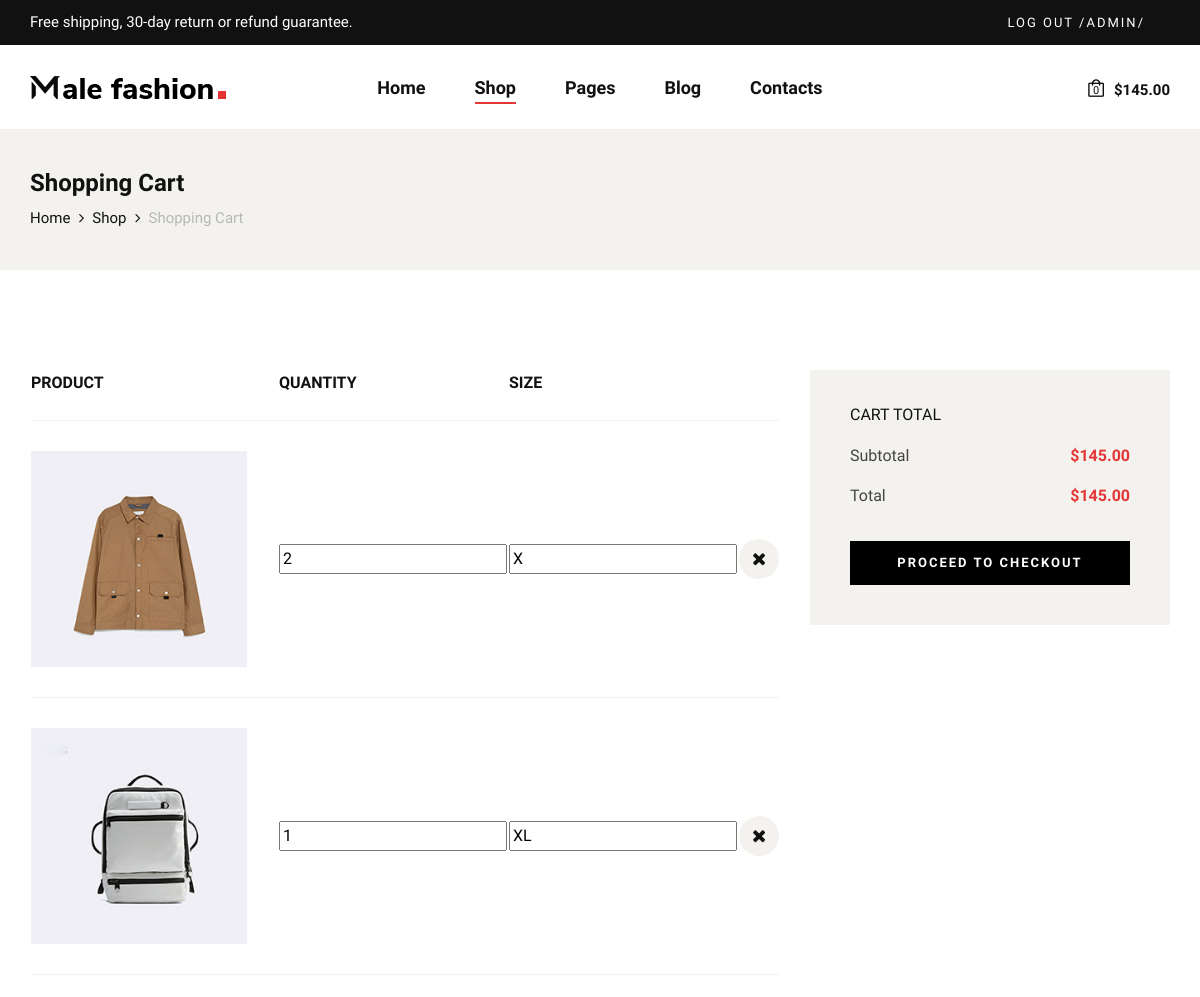
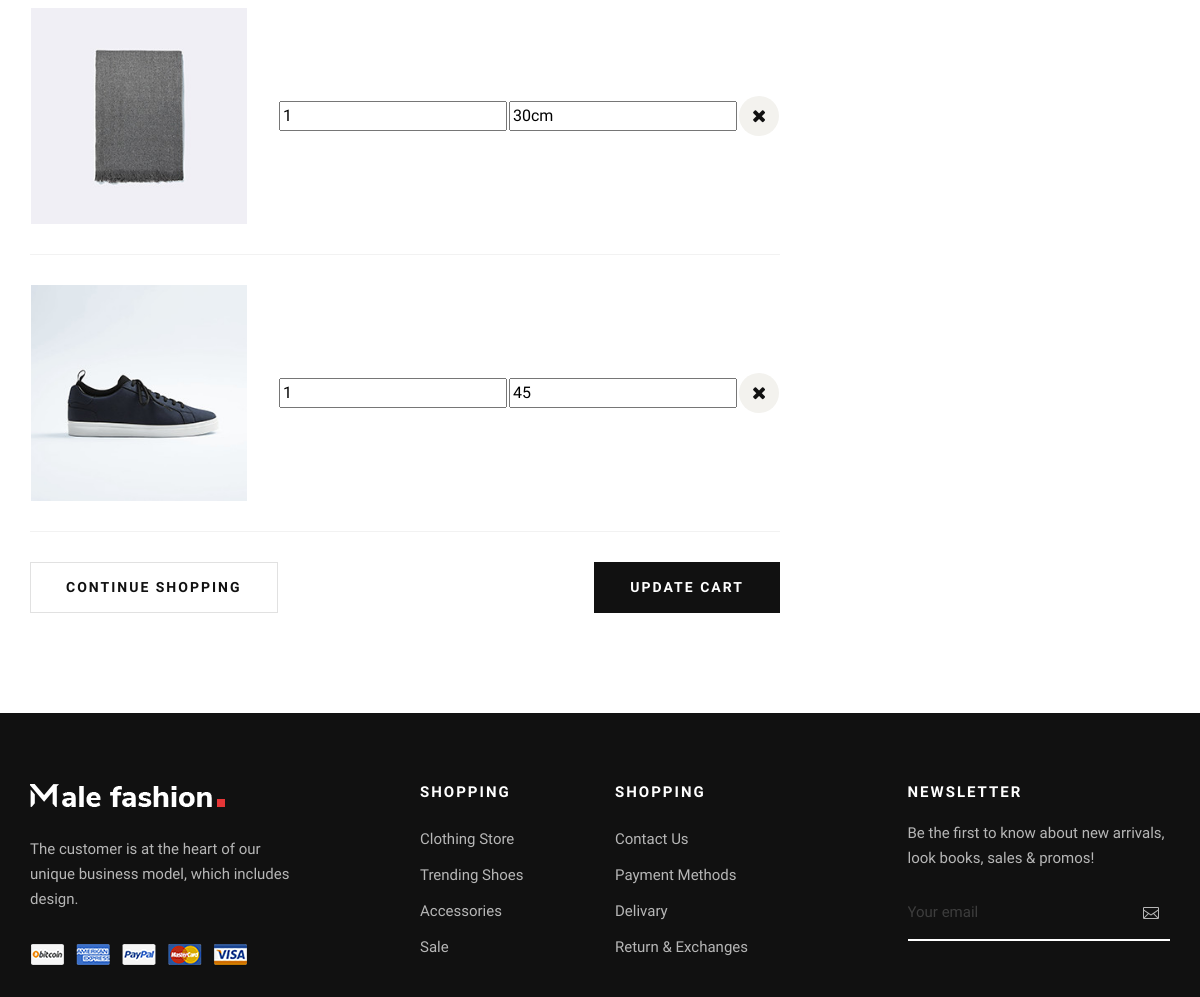
Page /shopping_cart/ (signed in) on the committed database (2 pictures, top to bottom).
### accounts/models.py (models this page shows)
class CustomUser(AbstractUser):
    age = models.PositiveIntegerField(null=True,blank=True)

### main/models.py (models this page shows, shortened)
class Cart(models.Model):
    user = models.ForeignKey(settings.AUTH_USER_MODEL, on_delete=models.CASCADE, null=True, blank=True)
    product = models.ForeignKey("Product", on_delete=models.CASCADE, null=True, blank=True)
    quantity = models.PositiveIntegerField(default=1)
    size = models.CharField(max_length=10, blank=True, null=True)
    created_at = models.DateTimeField(auto_now_add=True)
    def total_price(self):
        return self.quantity * self.product.price

class Product(models.Model):
    name = models.CharField(max_length=255)
    price = models.DecimalField(max_digits=10, decimal_places=2)
    image = models.ImageField(upload_to='products/')
    category = models.ForeignKey(Category, on_delete=models.SET_NULL, null=True, blank=True)
    tags = models.ManyToManyField(Tag, blank=True)

### main/views.py (the view)
# urls.py: path('shopping_cart/', Shopping_cart, name= 'shopping_cart'),
@login_required
def Shopping_cart(request):
    cart_items = Cart.objects.filter(user=request.user)
    cart_subtotal = sum(item.total_price() for item in cart_items)
    return render(request, 'shopping-cart.html',
                  {'cart_items': cart_items, 'cart_subtotal': cart_subtotal, 'cart_total': cart_subtotal})

### main/context_processors.py (called while the page is built)
def cart_total(request):
    if request.user.is_authenticated:
        cart = Cart.objects.filter(user=request.user)
        total_price = sum(item.product.price * item.quantity for item in cart)
    else:
        total_price = 0.00  # Agar foydalanuvchi login qilmagan bo‘lsa
    return {"cart_total_price": total_price}

### templates/shopping-cart.html (shortened to what this page needs)
<!DOCTYPE html>
<html lang="zxx">
<head>
    <link rel="stylesheet" href="/static/css/bootstrap.min.css" type="text/css">
    <link rel="stylesheet" href="/static/css/font-awesome.min.css" type="text/css">
    <link rel="stylesheet" href="/static/css/elegant-icons.css" type="text/css">
    <link rel="stylesheet" href="/static/css/magnific-popup.css" type="text/css">
    <link rel="stylesheet" href="/static/css/nice-select.css" type="text/css">
    <link rel="stylesheet" href="/static/css/owl.carousel.min.css" type="text/css">
    <link rel="stylesheet" href="/static/css/slicknav.min.css" type="text/css">
    <link rel="stylesheet" href="/static/css/style.css" type="text/css">
</head>
<body>
    <header class="header">
        <div class="header__top">
            <div class="container">
                <div class="row">
                    <div class="col-lg-6 col-md-7">
                        <div class="header__top__left">
                            <p>Free shipping, 30-day return or refund guarantee.</p>
                        </div>
                    </div>
                    <div class="col-lg-6 col-md-5">
                        <div class="header__top__right">
                            <div class="header__top__links">
                                {% if request.user.is_authenticated %}
                                <a href="{% url 'logout' %}">Log out /{{ request.user.username }}/</a>
                            {% else %}
                                <a href="{% url 'signup' %}">Sign in</a>
                            {% endif %}
                            </div>
                        </div>
                    </div>
                </div>
            </div>
        </div>
        <div class="container">
            <div class="row">
                <div class="col-lg-3 col-md-3">
                    <div class="header__logo">
                        <a href="./index.html"><img src="/static/img/logo.png" alt=""></a>
                    </div>
                </div>
                <div class="col-lg-6 col-md-6">
                    <nav class="header__menu mobile-menu">
                        <ul>
                            <li><a href="{% url 'home' %}">Home</a></li>
                            <li class="active"><a href="{% url 'shop' %}">Shop</a></li>
                            <li><a href="#">Pages</a>
                            </li>
                            <li><a href="{% url 'blog' %}">Blog</a></li>
                            <li><a href="{% url 'contact' %}">Contacts</a></li>
                        </ul>
                    </nav>
                </div>
                <div class="col-lg-3 col-md-3">
                    <div class="header__nav__option">
                        {% if request.user.is_authenticated %}
                        <a href="{% url 'shopping_cart' %}"><img src="/static/img/icon/cart.png" alt=""> <span>0</span></a>
                        {% else %}
                        <a href="{% url 'signup' %}"><img src="/static/img/icon/cart.png" alt=""> <span>0</span></a>
                        {% endif %}
                        <div class="price">${{ cart_total }}</div>
                    </div>
                </div>
            </div>
        </div>
    </header>
    <section class="breadcrumb-option">
        <div class="container">
            <div class="row">
                <div class="col-lg-12">
                    <div class="breadcrumb__text">
                        <h4>Shopping Cart</h4>
                        <div class="breadcrumb__links">
                            <a href="./index.html">Home</a>
                            <a href="./shop.html">Shop</a>
                            <span>Shopping Cart</span>
                        </div>
                    </div>
                </div>
            </div>
        </div>
    </section>
    <section class="shopping-cart spad">
        <div class="container">
            <div class="row">
                <div class="col-lg-8">
                    <div class="shopping__cart__table">
                        <table>
                            <thead>
                                <tr>
                                    <th>Product</th>
                                    <th>Quantity</th>
                                    <th>Size</th>
                                    <th></th>
                                </tr>
                            </thead>
                            <tbody>
                                {% for item in cart_items %}
                                <tr>
                                    <td class="product__cart__item">
                                        <div class="product__cart__item__pic">
                                            <img src="{{ item.product.image.url }}" alt="">
                                        </div>
                                    </td>
                                    <td class="quantity__item">
                                        <div class="quantity">
                                            <input type="number" value="{{ item.quantity }}" class="update-cart" data-product="{{ item.product.id }}">
                                        </div>
                                    </td>
                                    <td class="cart__size">
                                        <input type="text" name="size" value="{{ item.size }}" class="update-size" data-product="{{ item.product.id }}">
                                    </td>
                                    <td class="cart__close">
                                        <a href="{% url 'remove_from_cart' item.id %}"><i class="fa fa-close"></i></a>
                                    </td>
                                </tr>
                                {% endfor %}
                            </tbody>
                        </table>
                    </div>
                    <div class="row">
                        <div class="col-lg-6">
                            <div class="continue__btn">
                                <a href="{% url 'shop' %}">Continue Shopping</a>
                            </div>
                        </div>
                        <div class="col-lg-6">
                            <div class="continue__btn update__btn">
                                <a href="{% url 'shopping_cart' %}" id="update-cart-btn">Update cart</a>
                            </div>
                        </div>
                    </div>
                </div>
                <div class="col-lg-4">
                    <div class="cart__total">
                        <h6>Cart total</h6>
                        <ul>
                            <li>Subtotal <span>$<span id="cart-subtotal">{{ cart_subtotal }}</span></span></li>
                            <li>Total <span>$<span id="cart-total">{{ cart_total }}</span></span></li>
                        </ul>
                        <a href="{% url 'checkout' %}" class="primary-btn">Proceed to checkout</a>
                    </div>
                </div>
            </div>
        </div>
    </section>
    <footer class="footer">
        <div class="container">
            <div class="row">
                <div class="col-lg-3 col-md-6 col-sm-6">
                    <div class="footer__about">
                        <div class="footer__logo">
                            <a href="#"><img src="/static/img/footer-logo.png" alt=""></a>
                        </div>
                        <p>The customer is at the heart of our unique business model, which includes design.</p>
                        <a href="#"><img src="/static/img/payment.png" alt=""></a>
                    </div>
                </div>
                <div class="col-lg-2 offset-lg-1 col-md-3 col-sm-6">
                    <div class="footer__widget">
                        <h6>Shopping</h6>
                        <ul>
                            <li><a href="#">Clothing Store</a></li>
                            <li><a href="#">Trending Shoes</a></li>
                            <li><a href="#">Accessories</a></li>
                            <li><a href="#">Sale</a></li>
                        </ul>
                    </div>
                </div>
                <div class="col-lg-2 col-md-3 col-sm-6">
                    <div class="footer__widget">
                        <h6>Shopping</h6>
                        <ul>
                            <li><a href="#">Contact Us</a></li>
                            <li><a href="#">Payment Methods</a></li>
                            <li><a href="#">Delivary</a></li>
                            <li><a href="#">Return & Exchanges</a></li>
                        </ul>
                    </div>
                </div>
<div class="col-lg-3 offset-lg-1 col-md-6 col-sm-6">
    <div class="footer__widget">
        <h6>Newsletter</h6>
        <div class="footer__newslatter">
            <p>Be the first to know about new arrivals, look books, sales & promos!</p>
            <form action="{% url 'subscribe_newsletter' %}" method="POST">
                <input type="email" name="email" placeholder="Your email" required>
                <button type="submit"><span class="icon_mail_alt"></span></button>
            </form>
        </div>
    </div>
</div>
            </div>
        </div>
    </footer>
</body>
</html>

### rows in the picture
CustomUser: user.username "ADMIN"
Cart: product.image (picture), quantity "2", size "X"
Cart: product.image (picture), quantity "1", size "XL"
Cart: product.image (picture), quantity "1", size "30cm"
Cart: product.image (picture), quantity "1", size "45"

### other values in the picture
{{ cart_total }} "145.00"
{{ cart_subtotal }} "145.00"
